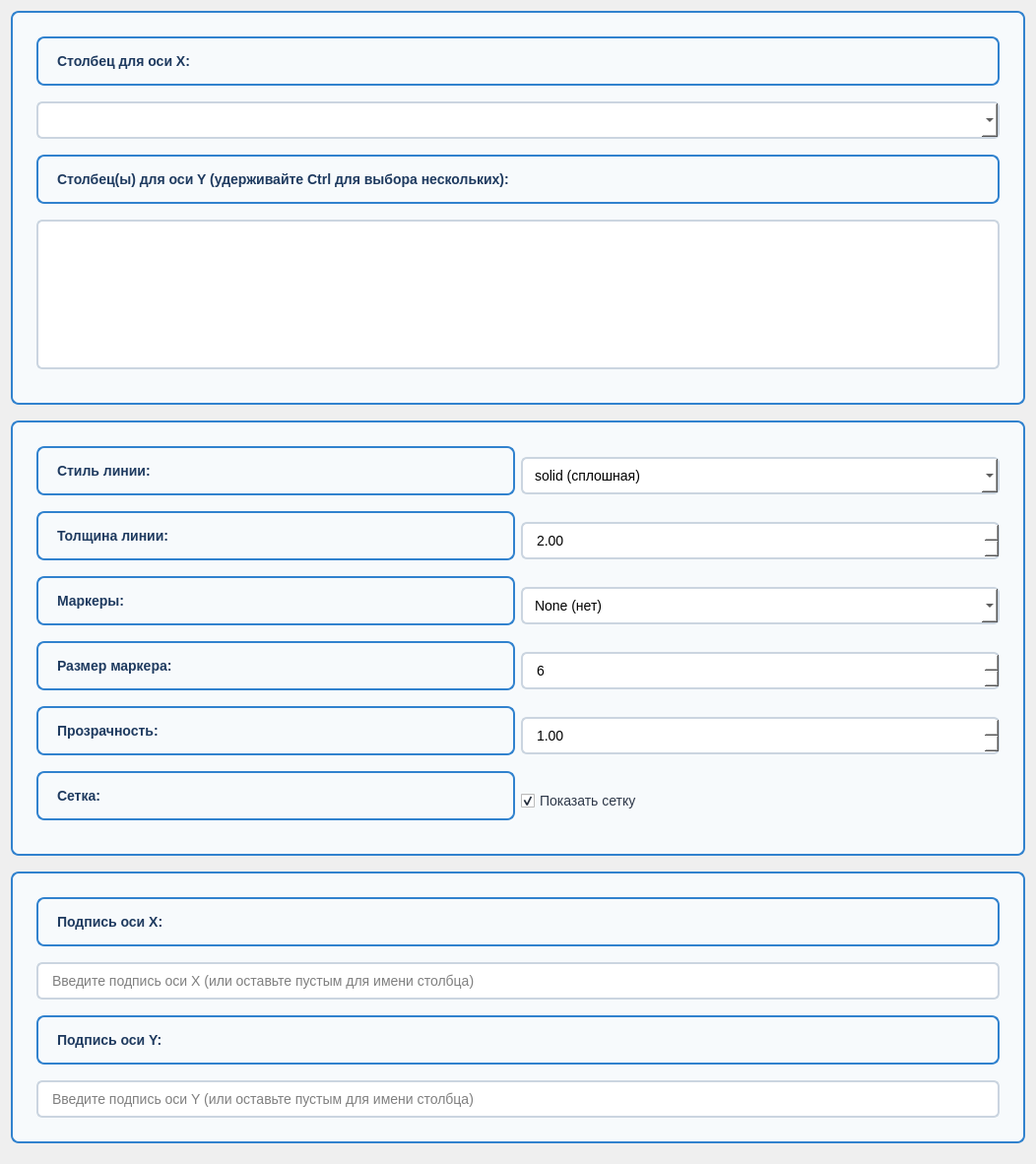
              <widget class="QWidget" name="scrollAreaWidgetContents_line">
               <property name="geometry">
                <rect>
                 <x>0</x>
                 <y>0</y>
                 <width>1052</width>
                 <height>1182</height>
                </rect>
               </property>
               <layout class="QVBoxLayout" name="verticalLayout_line_scroll">
                <item>
                 <widget class="QFrame" name="line_data_frame">
                  <property name="styleSheet">
                   <string notr="true">QFrame {
    background-color: #f7fafc;
    border: 2px solid #3182ce;
    border-radius: 8px;
    padding: 15px;
    margin-bottom: 10px;
}</string>
                  </property>
                  <layout class="QVBoxLayout" name="verticalLayout_line_data">
                   <item>
                    <widget class="QLabel" name="label_line_x">
                     <property name="styleSheet">
                      <string notr="true">color: #1e3a5f;
font-size: 14px;
font-weight: bold;</string>
                     </property>
                     <property name="text">
                      <string>Столбец для оси X:</string>
                     </property>
                    </widget>
                   </item>
                   <item>
                    <widget class="QComboBox" name="line_x_combo">
                     <property name="styleSheet">
                      <string notr="true">QComboBox {
    background-color: white;
    border: 2px solid #cbd5e0;
    border-radius: 6px;
    padding: 8px 12px;
    font-size: 14px;
}
QComboBox:focus {
    border-color: #3182ce;
}</string>
                     </property>
                    </widget>
                   </item>
                   <item>
                    <widget class="QLabel" name="label_line_y">
                     <property name="styleSheet">
                      <string notr="true">color: #1e3a5f;
font-size: 14px;
font-weight: bold;
margin-top: 10px;</string>
                     </property>
                     <property name="text">
                      <string>Столбец(ы) для оси Y (удерживайте Ctrl для выбора нескольких):</string>
                     </property>
                    </widget>
                   </item>
                   <item>
                    <widget class="QListWidget" name="line_y_list">
                     <property name="styleSheet">
                      <string notr="true">QListWidget {
    background-color: white;
    border: 2px solid #cbd5e0;
    border-radius: 6px;
    padding: 5px;
    font-size: 14px;
    min-height: 100px;
    max-height: 150px;
}
QListWidget::item {
    padding: 6px 10px;
    border-bottom: 1px solid #e2e8f0;
}
QListWidget::item:selected {
    background-color: #3182ce;
    color: white;
    border-radius: 4px;
}</string>
                     </property>
                     <property name="selectionMode">
                      <enum>QAbstractItemView::MultiSelection</enum>
                     </property>
                    </widget>
                   </item>
                  </layout>
                 </widget>
                </item>
                <item>
                 <widget class="QFrame" name="line_style_frame">
                  <property name="styleSheet">
                   <string notr="true">QFrame {
    background-color: #f7fafc;
    border: 2px solid #3182ce;
    border-radius: 8px;
    padding: 15px;
    margin-bottom: 10px;
}</string>
                  </property>
                  <layout class="QGridLayout" name="gridLayout_line_style">
                   <item row="3" column="1">
                    <widget class="QSpinBox" name="markersize_spin">
                     <property name="styleSheet">
                      <string notr="true">QSpinBox {
    background-color: white;
    border: 2px solid #cbd5e0;
    border-radius: 6px;
    padding: 8px 12px;
    font-size: 14px;
    min-width: 100px;
}</string>
                     </property>
                     <property name="minimum">
                      <number>1</number>
                     </property>
                     <property name="maximum">
                      <number>20</number>
                     </property>
                     <property name="value">
                      <number>6</number>
                     </property>
                    </widget>
                   </item>
                   <item row="0" column="0">
                    <widget class="QLabel" name="label_line_style">
                     <property name="styleSheet">
                      <string notr="true">color: #1e3a5f;
font-size: 14px;
font-weight: bold;</string>
                     </property>
                     <property name="text">
                      <string>Стиль линии:</string>
                     </property>
                    </widget>
                   </item>
                   <item row="0" column="1">
                    <widget class="QComboBox" name="line_style_combo">
                     <property name="styleSheet">
                      <string notr="true">QComboBox {
    background-color: white;
    border: 2px solid #cbd5e0;
    border-radius: 6px;
    padding: 8px 12px;
    font-size: 14px;
    min-width: 150px;
}</string>
                     </property>
                     <item>
                      <property name="text">
                       <string>solid (сплошная)</string>
                      </property>
                     </item>
                     <item>
                      <property name="text">
                       <string>dashed (пунктирная)</string>
                      </property>
                     </item>
                     <item>
                      <property name="text">
                       <string>dashdot (штрих-пунктир)</string>
                      </property>
                     </item>
                     <item>
                      <property name="text">
                       <string>dotted (точки)</string>
                      </property>
                     </item>
                    </widget>
                   </item>
                   <item row="1" column="1">
                    <widget class="QDoubleSpinBox" name="line_width_spin">
                     <property name="styleSheet">
                      <string notr="true">QDoubleSpinBox {
    background-color: white;
    border: 2px solid #cbd5e0;
    border-radius: 6px;
    padding: 8px 12px;
    font-size: 14px;
    min-width: 100px;
}</string>
                     </property>
                     <property name="minimum">
                      <double>0.500000000000000</double>
                     </property>
                     <property name="maximum">
                      <double>10.000000000000000</double>
                     </property>
                     <property name="singleStep">
                      <double>0.500000000000000</double>
                     </property>
                     <property name="value">
                      <double>2.000000000000000</double>
                     </property>
                    </widget>
                   </item>
                   <item row="1" column="0">
                    <widget class="QLabel" name="label_line_width">
                     <property name="styleSheet">
                      <string notr="true">color: #1e3a5f;
font-size: 14px;
font-weight: bold;</string>
                     </property>
                     <property name="text">
                      <string>Толщина линии:</string>
                     </property>
                    </widget>
                   </item>
                   <item row="3" column="0">
                    <widget class="QLabel" name="label_markersize">
                     <property name="styleSheet">
                      <string notr="true">color: #1e3a5f;
font-size: 14px;
font-weight: bold;</string>
                     </property>
                     <property name="text">
                      <string>Размер маркера:</string>
                     </property>
                    </widget>
                   </item>
                   <item row="2" column="0">
                    <widget class="QLabel" name="label_markers">
                     <property name="styleSheet">
                      <string notr="true">color: #1e3a5f;
font-size: 14px;
font-weight: bold;</string>
                     </property>
                     <property name="text">
                      <string>Маркеры:</string>
                     </property>
                    </widget>
                   </item>
                   <item row="2" column="1">
                    <widget class="QComboBox" name="markers_combo">
                     <property name="styleSheet">
                      <string notr="true">QComboBox {
    background-color: white;
    border: 2px solid #cbd5e0;
    border-radius: 6px;
    padding: 8px 12px;
    font-size: 14px;
    min-width: 150px;
}</string>
                     </property>
                     <item>
                      <property name="text">
                       <string>None (нет)</string>
                      </property>
                     </item>
                     <item>
                      <property name="text">
                       <string>o (круг)</string>
                      </property>
                     </item>
                     <item>
                      <property name="text">
                       <string>s (квадрат)</string>
                      </property>
                     </item>
                     <item>
                      <property name="text">
                       <string>^ (треугольник)</string>
                      </property>
                     </item>
                     <item>
                      <property name="text">
                       <string>D (ромб)</string>
                      </property>
                     </item>
                     <item>
                      <property name="text">
                       <string>+ (плюс)</string>
                      </property>
                     </item>
                     <item>
                      <property name="text">
                       <string>x (крест)</string>
                      </property>
                     </item>
                    </widget>
                   </item>
                   <item row="4" column="0">
                    <widget class="QLabel" name="label_alpha">
                     <property name="styleSheet">
                      <string notr="true">color: #1e3a5f;
font-size: 14px;
font-weight: bold;</string>
                     </property>
                     <property name="text">
                      <string>Прозрачность:</string>
                     </property>
                    </widget>
                   </item>
                   <item row="4" column="1">
                    <widget class="QDoubleSpinBox" name="line_alpha_spin">
                     <property name="styleSheet">
                      <string notr="true">QDoubleSpinBox {
    background-color: white;
    border: 2px solid #cbd5e0;
    border-radius: 6px;
    padding: 8px 12px;
    font-size: 14px;
    min-width: 100px;
}</string>
                     </property>
                     <property name="minimum">
                      <double>0.000000000000000</double>
                     </property>
                     <property name="maximum">
                      <double>1.000000000000000</double>
                     </property>
                     <property name="singleStep">
                      <double>0.100000000000000</double>
                     </property>
                     <property name="value">
                      <double>1.000000000000000</double>
                     </property>
                    </widget>
                   </item>
                   <item row="5" column="0">
                    <widget class="QLabel" name="label_grid">
                     <property name="styleSheet">
                      <string notr="true">color: #1e3a5f;
font-size: 14px;
font-weight: bold;</string>
                     </property>
                     <property name="text">
                      <string>Сетка:</string>
                     </property>
                    </widget>
                   </item>
                   <item row="5" column="1">
                    <widget class="QCheckBox" name="grid_checkbox">
                     <property name="styleSheet">
                      <string notr="true">QCheckBox {
    font-size: 14px;
    color: #2d3748;
}</string>
                     </property>
                     <property name="text">
                      <string>Показать сетку</string>
                     </property>
                     <property name="checked">
                      <bool>true</bool>
                     </property>
                    </widget>
                   </item>
                  </layout>
                 </widget>
                </item>
                <item>
                 <widget class="QFrame" name="axis_labels_frame">
                  <property name="styleSheet">
                   <string notr="true">QFrame {
    background-color: #f7fafc;
    border: 2px solid #3182ce;
    border-radius: 8px;
    padding: 15px;
    margin-bottom: 10px;
}</string>
                  </property>
                  <layout class="QVBoxLayout" name="verticalLayout_axis_labels">
                   <item>
                    <widget class="QLabel" name="label_xlabel">
                     <property name="styleSheet">
                      <string notr="true">color: #1e3a5f;
font-size: 14px;
font-weight: bold;</string>
                     </property>
                     <property name="text">
                      <string>Подпись оси X:</string>
                     </property>
                    </widget>
                   </item>
                   <item>
                    <widget class="QLineEdit" name="xlabel_edit">
                     <property name="styleSheet">
                      <string notr="true">QLineEdit {
    background-color: white;
    border: 2px solid #cbd5e0;
    border-radius: 6px;
    padding: 8px 12px;
    font-size: 14px;
    margin-bottom: 10px;
}</string>
                     </property>
                     <property name="placeholderText">
                      <string>Введите подпись оси X (или оставьте пустым для имени столбца)</string>
                     </property>
                    </widget>
                   </item>
                   <item>
                    <widget class="QLabel" name="label_ylabel">
                     <property name="styleSheet">
                      <string notr="true">color: #1e3a5f;
font-size: 14px;
font-weight: bold;</string>
                     </property>
                     <property name="text">
                      <string>Подпись оси Y:</string>
                     </property>
                    </widget>
                   </item>
                   <item>
                    <widget class="QLineEdit" name="ylabel_edit">
                     <property name="styleSheet">
                      <string notr="true">QLineEdit {
    background-color: white;
    border: 2px solid #cbd5e0;
    border-radius: 6px;
    padding: 8px 12px;
    font-size: 14px;
}</string>
                     </property>
                     <property name="placeholderText">
                      <string>Введите подпись оси Y (или оставьте пустым для имени столбца)</string>
                     </property>
                    </widget>
                   </item>
                  </layout>
                 </widget>
                </item>
               </layout>
              </widget>
